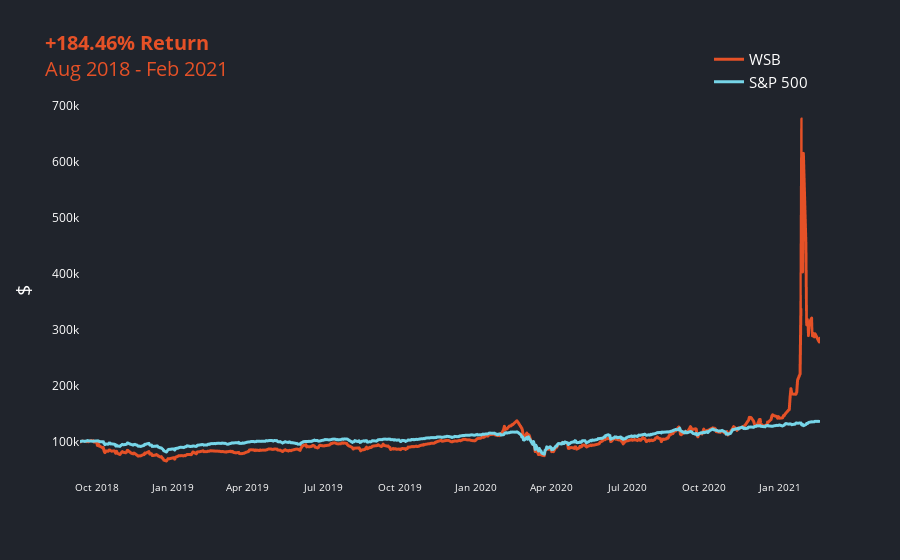

Notebook code for this chart:
### Code cell
import plotly.express as px
import plotly 
#dfCombined = dfCombined[dfCombined["Date"]>"2021-01-28"]
fig = px.line(dfCombined, x="Date", y="CloseAmount", title='WSB', color="Fund", 
             color_discrete_sequence=["rgb(229, 81, 39)","rgb(118, 213, 232)" ])

wsbReturn = (capital-100000)/100000*100


fig.update_layout(title="<b>+"+str(round(wsbReturn, 2))+"% Return</b><br>Aug 2018 - Feb 2021", titlefont=dict(color='rgb(229, 81, 39)', size=20), plot_bgcolor='rgb(32,36,44)', paper_bgcolor='rgb(32,36,44)')
fig.update_xaxes(title_text="",color='white', showgrid=False, tickfont=dict(size=10))
fig.update_yaxes(title_text="$", color='white', showgrid=False, titlefont=dict(size=20),gridcolor="rgb(228,49,34)")
fig.update_layout(
    legend=dict(
        title=dict(text="",font=dict(color='white')),
        x=.85, y=1.15,
        font=dict(
            color='white',
            size=15
        )
    )
)
fig.update_traces(line=dict(width=3))
for i in range(0, len(fig.data)):
    fig.data[i].hovertemplate = "<b>%{x}</b><br>$%{y:.0f}<extra></extra>"


fig.show()

### Figure 1 — Plotly figure (JSON) as saved in the notebook; plotly's stock layout.template omitted (floating-point values rounded to 4 significant figures; data arrays with more than 128 entries replaced by an {"elided": "..."} marker saying what was removed)
{"data": [{"hovertemplate": "<b>%{x}</b><br>$%{y:.0f}<extra></extra>", "legendgroup": "WSB", "line": {"color": "rgb(229, 81, 39)", "dash": "solid", "width": 3}, "mode": "lines", "name": "WSB", "showlegend": true, "type": "scattergl", "x": {"elided": "603 str values"}, "xaxis": "x", "y": {"elided": "603 float values"}, "yaxis": "y"}, {"hovertemplate": "<b>%{x}</b><br>$%{y:.0f}<extra></extra>", "legendgroup": "S&P 500", "line": {"color": "rgb(118, 213, 232)", "dash": "solid", "width": 3}, "mode": "lines", "name": "S&P 500", "showlegend": true, "type": "scattergl", "x": {"elided": "612 str values"}, "xaxis": "x", "y": {"elided": "612 float values"}, "yaxis": "y"}], "layout": {"legend": {"font": {"color": "white", "size": 15}, "title": {"font": {"color": "white"}, "text": ""}, "tracegroupgap": 0, "x": 0.85, "y": 1.15}, "paper_bgcolor": "rgb(32,36,44)", "plot_bgcolor": "rgb(32,36,44)", "title": {"font": {"color": "rgb(229, 81, 39)", "size": 20}, "text": "<b>+184.46% Return</b><br>Aug 2018 - Feb 2021"}, "xaxis": {"anchor": "y", "color": "white", "domain": [0, 1], "showgrid": false, "tickfont": {"size": 10}, "title": {"text": ""}}, "yaxis": {"anchor": "x", "color": "white", "domain": [0, 1], "gridcolor": "rgb(228,49,34)", "showgrid": false, "title": {"font": {"size": 20}, "text": "$"}}}}
